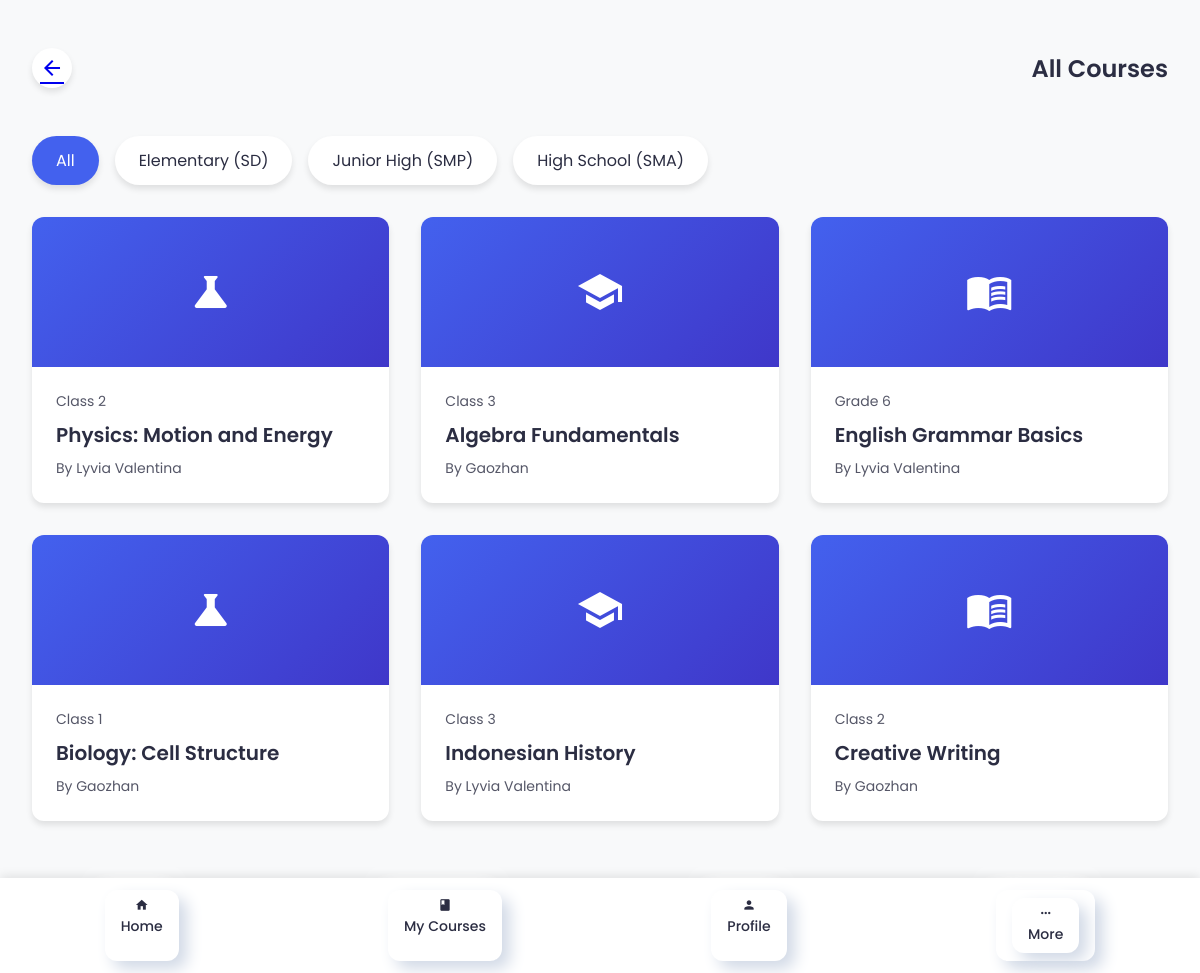
/courses.php (signed in), run on an earlier commit of the app's database.
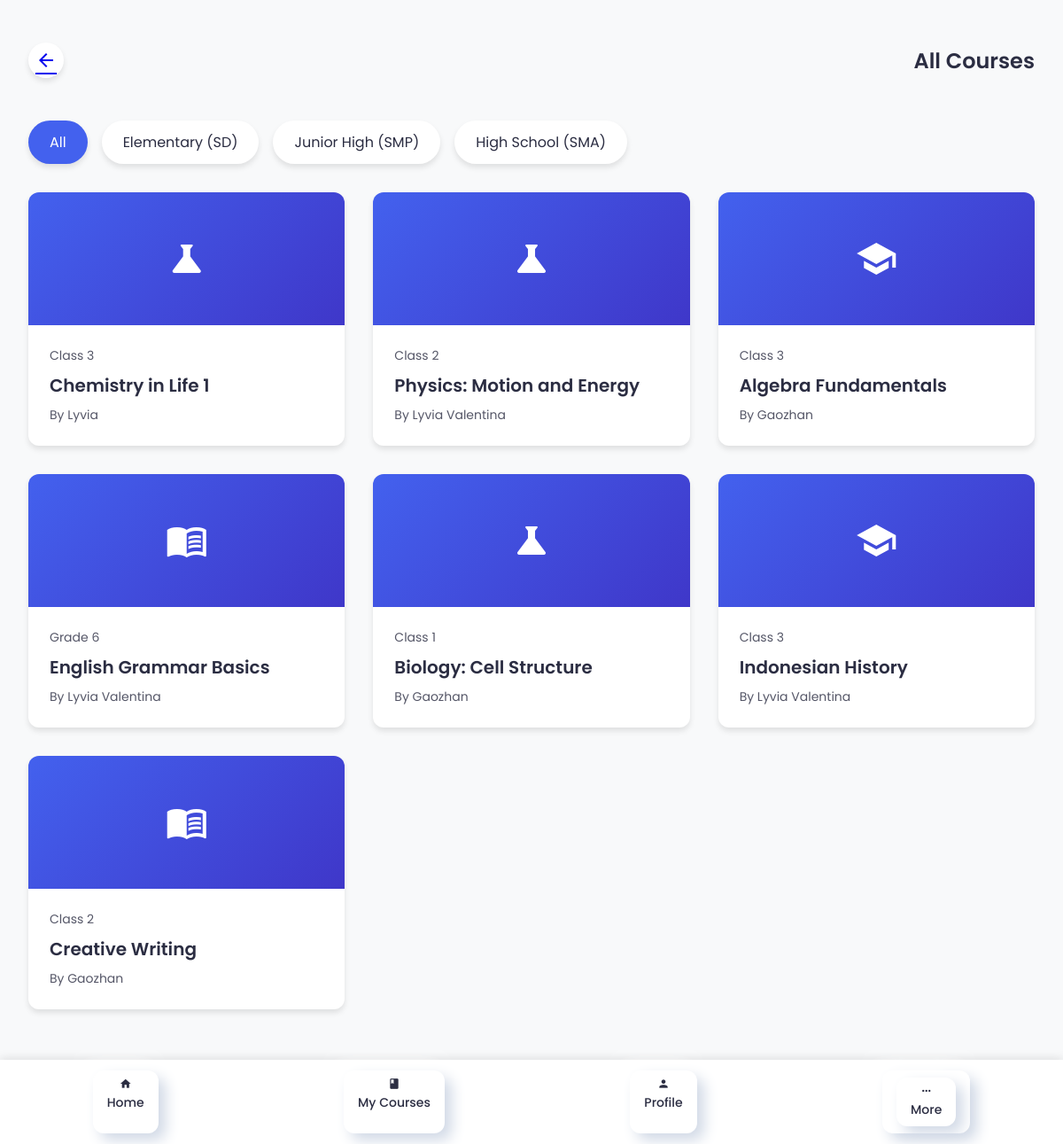
And on a later commit of the database.
### tables this page shows
CREATE TABLE `courses` (
  `course_id` int(11) NOT NULL,
  `course_name` varchar(100) NOT NULL,
  `description` text DEFAULT NULL,
  `instructor_id` int(11) NOT NULL,
  `category` varchar(50) DEFAULT NULL,
  `education_level` enum('SD','SMP','SMA') NOT NULL,
  `class_level` int(11) NOT NULL,
  `creation_date` timestamp NOT NULL DEFAULT current_timestamp()
);

CREATE TABLE `users` (
  `user_id` int(11) NOT NULL,
  `full_name` varchar(100) NOT NULL,
  `email` varchar(100) NOT NULL,
  `password` varchar(255) NOT NULL,
  `registration_date` timestamp NOT NULL DEFAULT current_timestamp()
);

### courses.php (the view, shortened to what this page needs)
<?php
require_once 'config.php';
$courses = [];
$sql = "SELECT c.course_id, c.course_name, c.description, c.category, c.education_level, c.class_level,
               u.full_name AS instructor_name,
               (SELECT COUNT(*) FROM registrations WHERE course_id = c.course_id) AS enrollment_count
        FROM courses c
        JOIN users u ON c.instructor_id = u.user_id
        ORDER BY c.creation_date DESC";
if ($result = mysqli_query($conn, $sql)) {
    while ($row = mysqli_fetch_assoc($result)) {
        $courses[] = $row;
    }
}
function get_education_level_display($level, $class) {
    $levels = [
        'SD' => 'Grade',
        'SMP' => 'Class',
        'SMA' => 'Class'
    ];
    return htmlspecialchars($levels[$level] . ' ' . $class);
}
function get_course_icon($category) {
    $icons = [
        'math' => 'calculate',
        'science' => 'science',
        'language' => 'menu_book'
    ];
    return $icons[strtolower($category)] ?? 'school';
}
?>
<!DOCTYPE html>
<html lang="en">
<head>
    <link rel="stylesheet" href="css/styles3.css">
</head>
<body>
    <div class="container">
        <div id="app" class="app-frame">
            <div id="main-content">
                <div id="all-courses" class="screen">
                    <div class="header">
                        <a href="dashboard.php" class="back-button">
                            <span class="material-icons">arrow_back</span>
                        </a>
                        <div class="header-title">All Courses</div>
                    </div>
                    <div class="content">
                        <div class="filter-chips">
                            <div class="chip active">All</div>
                            <div class="chip">Elementary (SD)</div>
                            <div class="chip">Junior High (SMP)</div>
                            <div class="chip">High School (SMA)</div>
                        </div>
                        <div class="course-grid">
                            <?php foreach ($courses as $course): ?>
                            <div class="course-card" onclick="window.location.href='course-detail.php?id=<?= $course['course_id'] ?>'">
                                <div class="course-img" style="background: linear-gradient(135deg, var(--primary) 0%, var(--secondary) 100%);">
                                    <span class="material-icons"><?= get_course_icon($course['category']) ?></span>
                                </div>
                                <div class="course-content">
                                    <div class="course-tag"><?= get_education_level_display($course['education_level'], $course['class_level']) ?></div>
                                    <div class="course-title"><?= htmlspecialchars($course['course_name']) ?></div>
                                    <div class="course-instructor">By <?= htmlspecialchars($course['instructor_name']) ?></div>
                                </div>
                            </div>
                            <?php endforeach; ?>
                        </div>
                    </div>
                    <?php include 'bottom-nav.php'; ?>
                </div>
            </div>
        </div>
    </div>
</body>
</html>

What changed in the data, as far as the page shows it:
added courses: education_level+class_level "Class 3", course_name "Chemistry in Life 1", instructor.full_name "Lyvia"
